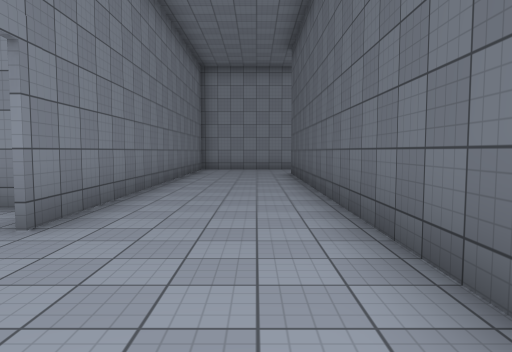
View 1 (above)

20 first-person views from a walk through a Unity game level. The camera is 1.5 m above the floor, tilts 4° down and sees 70° across. The floor is counted in squares, 2 m on a side. Each view is taken from the middle of a square. On the plan, view 1 faces up. The plan holds only what a view shows up to about 11 squares ahead; the rest is blank. The player character is not drawn. Surface patterns are stand-ins for the level's own textures.

View 2
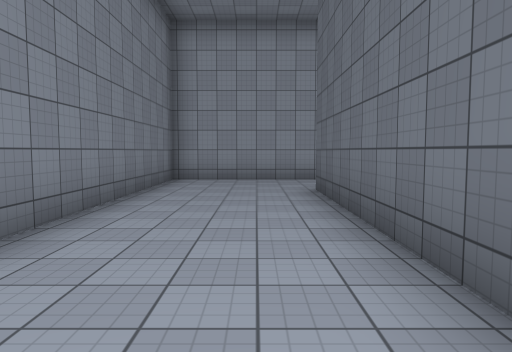

View 3
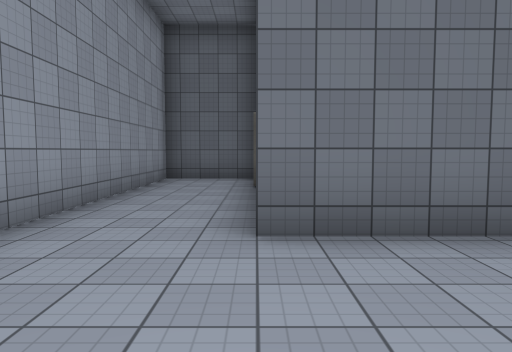

View 4
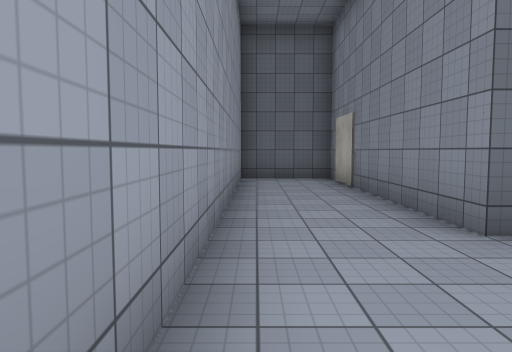

View 5
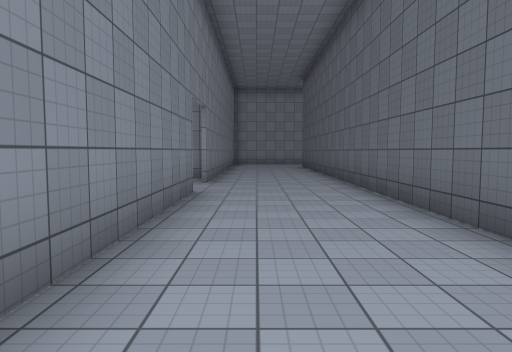

View 6
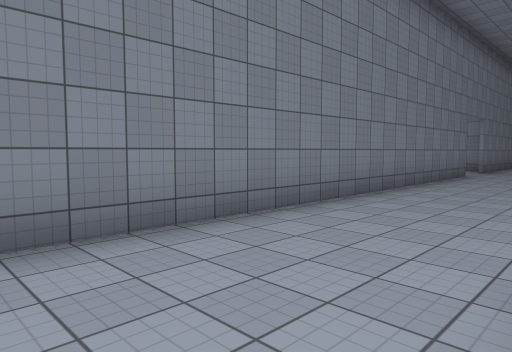

View 7
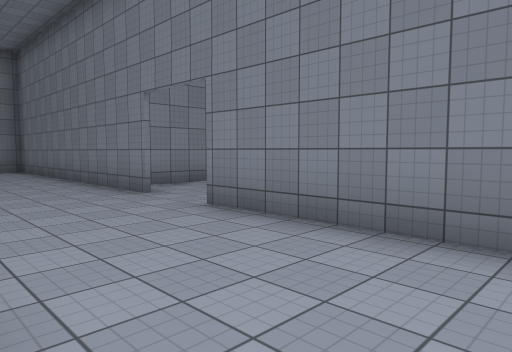

View 8
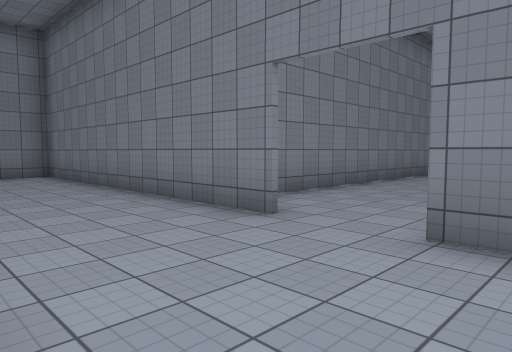

View 9
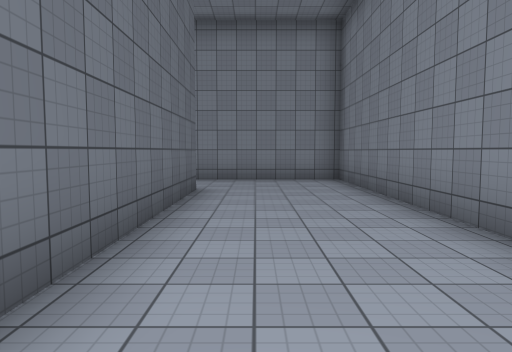

View 10
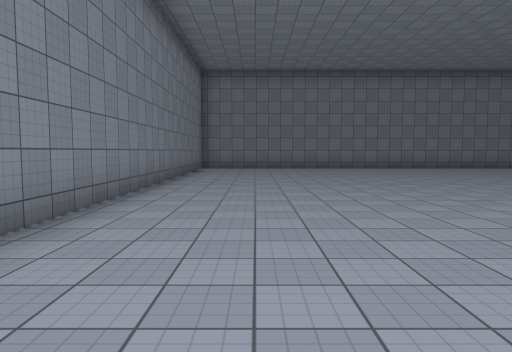

View 11
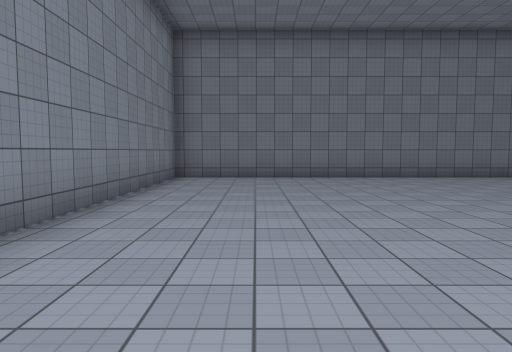

View 12
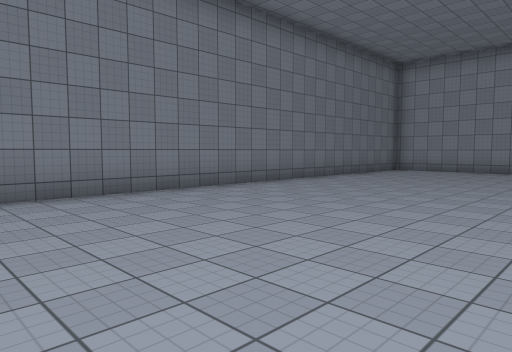

View 13
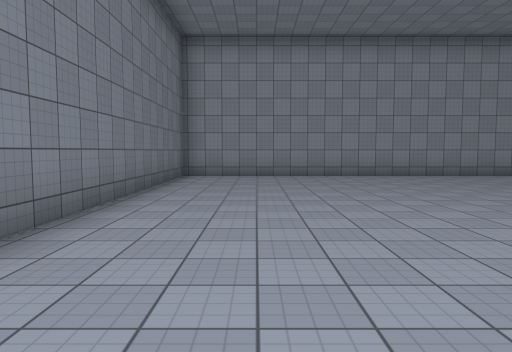

View 14
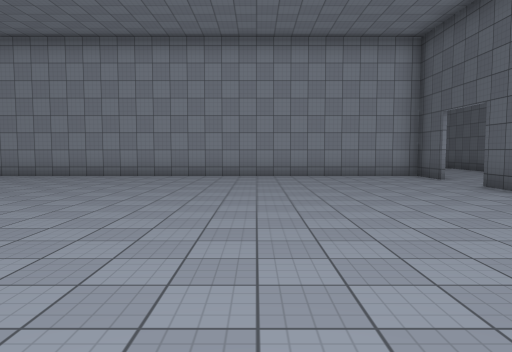

View 15
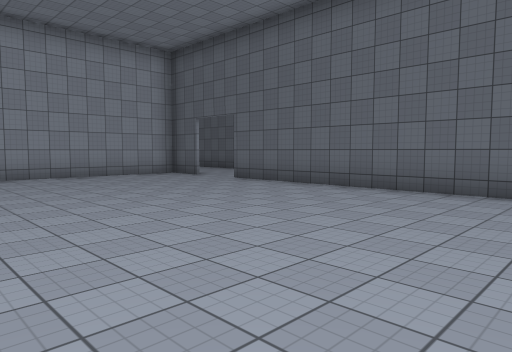

View 16
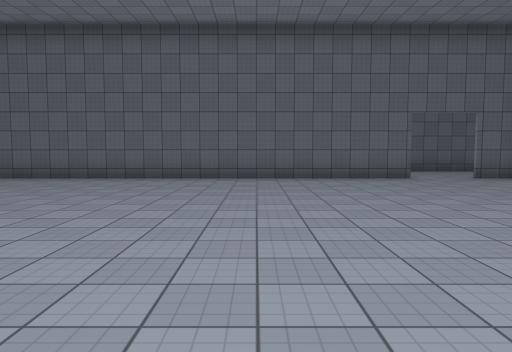

View 17
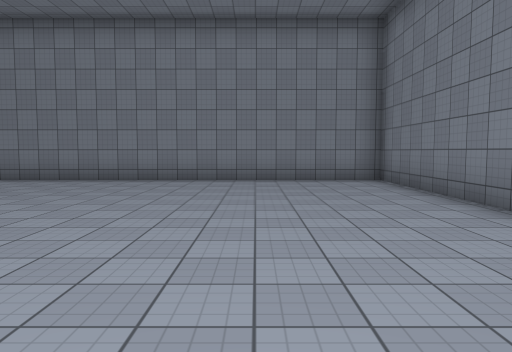

View 18
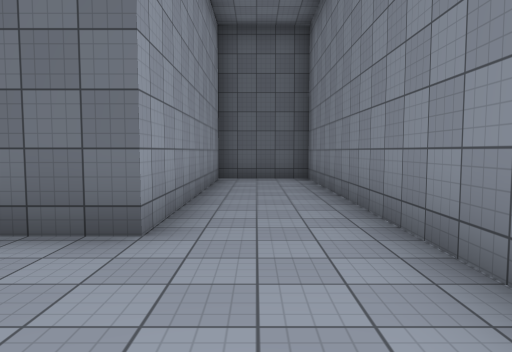

View 19
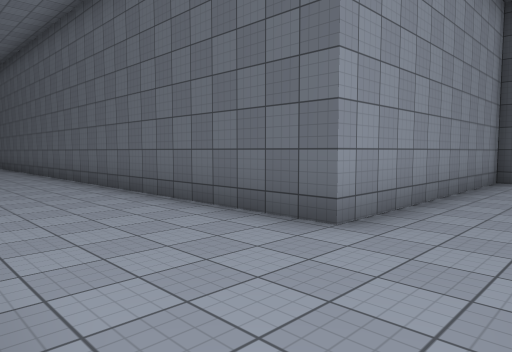

View 20
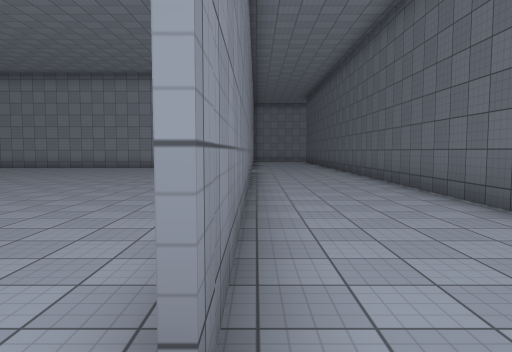

### Floor plan
Points are (right, up) in squares from view 1. A wall is a line through its corners. A room is listed if a view was taken in it or the views show most of it. See-through windows are left out.
Room 1 (views 1, 2, 3, 4, 5, 6, 7, 8, 9, 10, 18, 19, 20)
walls: (-2.1, 1.6) (-2.1, -10.3); (-2.1, -11.9) (-2.1, -20.4) (7.8, -20.4) (7.8, -18) (1.2, -18) (1.2, 12) (7.8, 12) (7.8, 14.4) (-2.1, 14.4) (-2.1, 3.2)
ways out: opening at (-2, -11) to room 2; opening at (-2, 2.5) to room 2
Room 2 (views 11, 12, 13, 14, 15, 16, 17)
walls: (-2.2, -10.2) (-2.2, 1.6); (-2.2, 3.4) (-2.2, 4.7) (-17.1, 4.7) (-17.1, -13.2) (-3, -13.2); (-2.2, -12.9) (-2.2, -11.9)
ways out: opening at (-2, -11) to room 1; opening at (-2, 2.5) to room 1

Where each view was taken, in squares from view 1:
view 1: 0 up, 0 right, facing up
view 2: 5 up, 0 right, facing up
view 3: 12 up, 2 left, facing right
view 4: 14 up, 2 left, facing right
view 5: 5 down, 1 left, facing up
view 6: 10 down, 1 right, facing up-left
view 7: 6 down, 1 right, facing down-left
view 8: 9 down, 1 right, facing down-left
view 9: 11 down, 0 right, facing down
view 10: 11 down, 2 left, facing left
view 11: 11 down, 7 left, facing left
view 12: 9 down, 11 left, facing up-left
view 13: 6 down, 15 left, facing up
view 14: 6 down, 7 left, facing up
view 15: 6 down, 9 left, facing up-right
view 16: 6 down, 12 left, facing right
view 17: 4 down, 14 left, facing down
view 18: 19 down, 2 left, facing right
view 19: 20 down, 2 left, facing up-right
view 20: 11 down, 2 left, facing up
